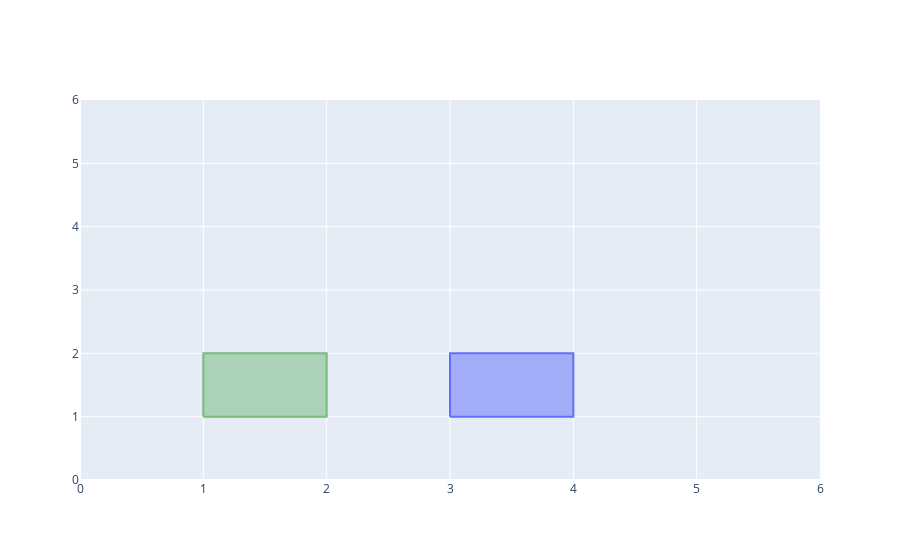

The code cell stored with this chart in its notebook:
### Code cell
import plotly.graph_objects as go
fig = go.Figure()
fig.add_scatter(
    x=[3,4,4,3,3], 
    y=[1,1,2,2,1], 
    mode="lines", fill="toself",
    hoveron="points+fills", hoverinfo="x+y"
)
fig.add_scatter(
    x=[1,2,2,1,1], 
    y=[1,1,2,2,1], 
    mode="lines", fill="toself", opacity=0.5,
    marker_color="green",
    hoveron="fills",
    name="CLASS<BR>confidence",
    hoverlabel_namelength=-1
)
fig.update_xaxes(range=[0,6])
fig.update_yaxes(range=[0,6])
fig.update_layout(showlegend=False)

### Figure 1 — Plotly figure (JSON) as saved in the notebook; plotly's stock layout.template omitted (floating-point values rounded to 4 significant figures)
{"data": [{"fill": "toself", "hoverinfo": "x+y", "hoveron": "points+fills", "mode": "lines", "type": "scatter", "x": [3, 4, 4, 3, 3], "y": [1, 1, 2, 2, 1]}, {"fill": "toself", "hoverlabel": {"namelength": -1}, "hoveron": "fills", "marker": {"color": "green"}, "mode": "lines", "name": "CLASS<BR>confidence", "opacity": 0.5, "type": "scatter", "x": [1, 2, 2, 1, 1], "y": [1, 1, 2, 2, 1]}], "layout": {"showlegend": false, "xaxis": {"range": [0, 6]}, "yaxis": {"range": [0, 6]}}}
